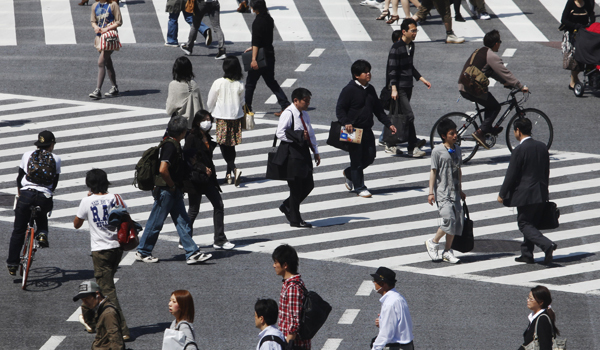
#> input picture 1.jpg, 600 x 350 px
$ python peopleDecetion.py
#> lines starting #> are read from the running program, lines starting #| are printed output that depends on the picture; after the words box and inside, x2 and y2 are one past the last pixel; in counts of white or black regions, pixels touching at a corner belong together
#!/usr/bin/env python
# -*- coding: utf-8 -*-

from __future__ import print_function
from PIL import Image, ImageDraw
from matplotlib import pyplot as plt
import numpy as np
import cv2, os, math

kernel = np.array([[1,1,1], [1,1,1], [1,1,1]])
kernel = 0.11 * kernel

kernelSharpen = np.array([[0,-1,0], [-1,5,-1], [0,-1,0]])
kernelBright = np.array([[-0.1,0.2,-0.1], [0.2,3,0.2], [-0.1,0.2,-0.1]])
kernelBlackout = np.array([[-0.1,0.1,-0.1], [0.1,0.5,0.1], [-0.1,0.1,-0.1]])
kernelBright = 0.5*kernelBright

def inside(r, q):
    h = 15
    rx, ry, rw, rh = r
    qx, qy, qw, qh = q
    return rx > qx - h and ry > qy - h and rx + rw < qx + qw + h and ry + rh < qy + qh + h

# [24 lines left out: functions equal, clear, clearInside, not called in this run]

def draw_detections(img, rects, thickness = 1):
    for x, y, w, h in rects:
        # the HOG detector returns slightly larger rectangles than the real objects.
        # so we slightly shrink the rectangles to get a nicer output.
        pad_w, pad_h = int(0.15*w), int(0.05*h)
        cv2.rectangle(img, (x+pad_w, y+pad_h), (x+w-pad_w, y+h-pad_h), (0, 255, 0), thickness)

# [74 lines left out: functions draw_detections1, plot, withPicture1, not called in this run]

def withPicture2(path):
#> called with path = './'
    image_paths = [os.path.join(path, f) for f in os.listdir(path) if f.endswith('.jpg')]
    print(image_paths)
    for imgpath in image_paths:
        i = imgpath.rfind('/')
        if i == -1:
            break
        name = imgpath[(i+1):]
        src = cv2.imread(imgpath)
#> src is the input picture: shape (350, 600, 3); mean B, G, R 113.8, 110.8, 111.4
        affin = (10,0,-10)
        #found_filtered = []
        final_found = []

        img = cv2.copyMakeBorder(src,0,0,0,0,cv2.BORDER_REPLICATE);

        for i in range(1):
            img = cv2.filter2D(img, -1, kernel)
#> this loop made 1 pass
#> pass 1, in withPicture2, `img = cv2.filter2D(img, -1, kernel)`:
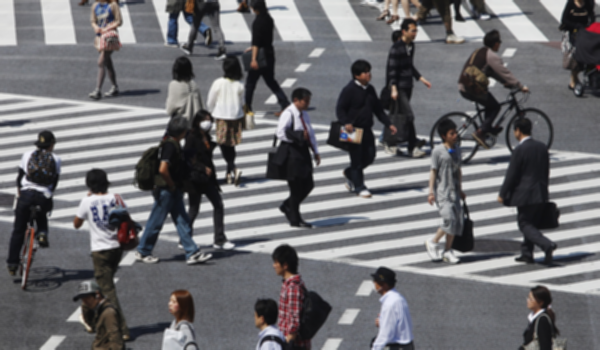
#> img: shape (350, 600, 3); mean B, G, R 112.6, 109.7, 110.3
            #img = cv2.filter2D(img, -1, kernelBlackout)
            #img = cv2.cvtColor(img, cv2.COLOR_BGR2GRAY)

        found, w = hog.detectMultiScale(img, winStride=(8,8), padding=(16,16), scale=1.05)
#> found = [[75, 0, 66, 117], [483, 103, 94, 188], [0, 134, 74, 165], [258, 86, 81, 162], [186, 42, 81, 162], [315, 44, 89, 178]]; w = [0.599, 0.673, 0.889, 1.11, 1.6, 2.23]
        found_filtered = []

        for ri, r in enumerate(found):
            for qi, q in enumerate(found):
                if ri != qi and inside(r, q):
                    break
                else:
                    found_filtered.append(r)
#> this loop made 6 passes
#> after the loop, found_filtered = 36 items, first 6: [75, 0, 66, 117], [75, 0, 66, 117], [75, 0, 66, 117], [75, 0, 66, 117], [75, 0, 66, 117], [75, 0, 66, 117]

        draw_detections(img, found)
#> the loop in draw_detections, `for x, y, w, h in rects:` made 6 passes
#> (x, y, w, h, pad_w, pad_h) on passes 1 to 6: (75, 0, 66, 117, 9, 5), (483, 103, 94, 188, 14, 9), (0, 134, 74, 165, 11, 8), (258, 86, 81, 162, 12, 8), (186, 42, 81, 162, 12, 8), (315, 44, 89, 178, 13, 8)
#> after the loop in draw_detections, `for x, y, w, h in rects:`:
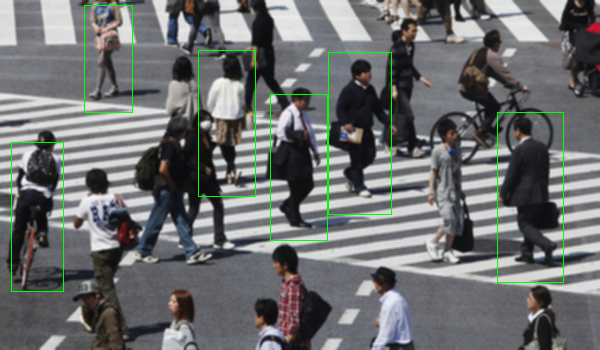
#> img: shape (350, 600, 3); 1.16% of pixels changed, all inside (x1, y1, x2, y2) = (11, 5, 564, 292)
        draw_detections(img, found_filtered, 1)
#> the loop in draw_detections (call 2), `for x, y, w, h in rects:` made 36 passes

        cv2.imshow('frame',img)
        pathWrite = path + 'res2/v2' + str(name)
        cv2.imwrite(pathWrite, img)
        ch = cv2.waitKey()
#> (key q is pressed here)

# [35 lines left out: function wuthVideo, not called in this run]
if __name__ == '__main__':
    import sys
    from glob import glob
    import itertools as it

    print(__doc__)

    path = './'

    nbins = 9
    cellSize = (8, 8)
    blockSize = (16, 16)
    blockStride = (8, 8)
    winSize = (64, 128)
    winStride = (1, 1)

    hog = cv2.HOGDescriptor(winSize, blockSize, blockStride, cellSize, nbins)

    #hog = cv2.HOGDescriptor()
    hog.setSVMDetector( cv2.HOGDescriptor_getDefaultPeopleDetector())
    assert(hog.checkDetectorSize())

    #
    plt.subplot()
    plt.title('test')
    plt.gca().get_xaxis().set_visible(False)
    plt.gca().get_yaxis().set_visible(False)
    #
    withPicture2(path)

    cv2.destroyAllWindows()
